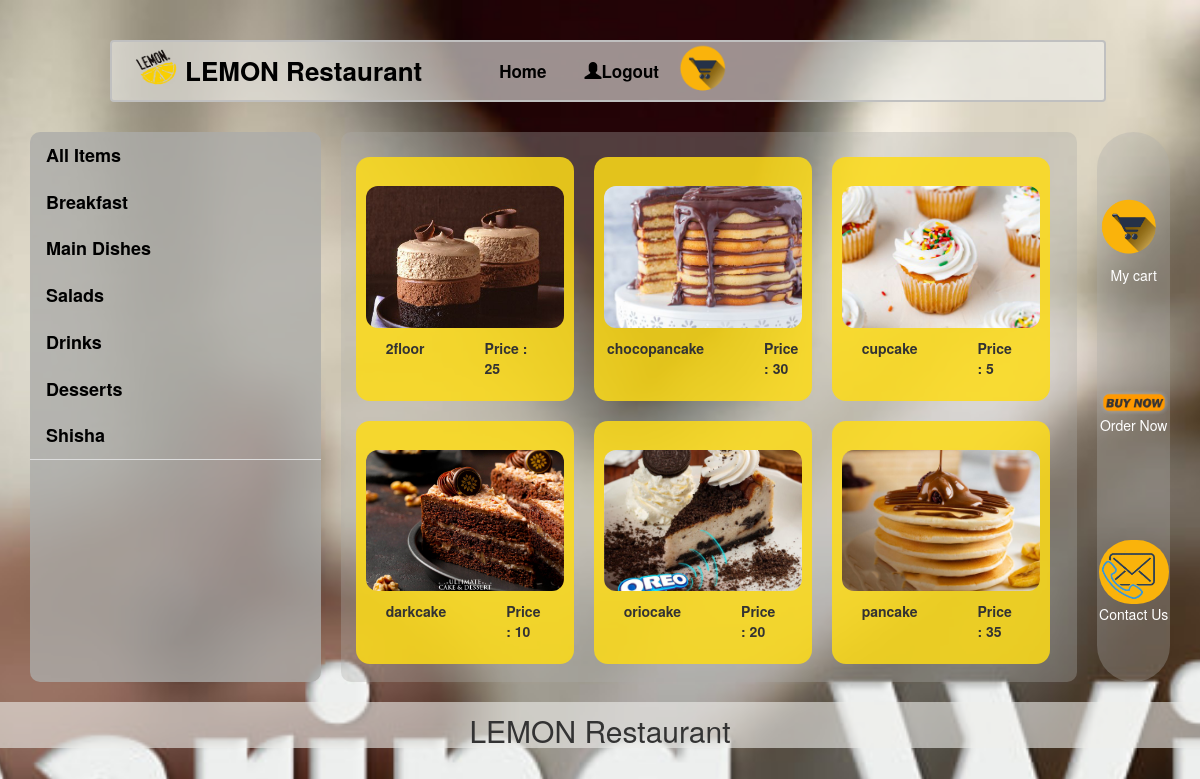
/home/, run on the app's committed database.
### home_app/models.py (models this page shows)
class Item(models.Model):
    name = models.CharField(max_length=45)
    category = models.ForeignKey(Category, related_name = 'items', on_delete = models.CASCADE,null=True)
    desc = models.TextField(default="descriptions about the items")
    price = models.IntegerField()

class Category(models.Model):
    name = models.CharField(max_length=45)
    created_at = models.DateTimeField(auto_now_add=True)
    updated_at = models.DateTimeField(auto_now=True)

### home_app/views.py (the view)
# urls.py: path('home/', views.home),
def home(request):
    context = {
        'breakfast' : getcategory('breakfast'),
        'drinks' : getcategory('drinks'),
        'maindishes' : getcategory('maindishes'),
        'desserts' : getcategory('desserts'),
        'sheesha' : getcategory('sheesha'),
        'salads' : getcategory('salads'),
        'allitem' : getallitem(),
    }
    return render(request, 'homeTemp.html',context)

### home_app/models.py (called while the page is built)
def getcategory(catname):
    return Item.objects.filter(category=Category.objects.get(name=catname))

def getallitem():
    return Item.objects.all()

### home_app/templates/homeTemp.html (shortened to what this page needs)
<!DOCTYPE html>
<html lang="en">
<head>
    <meta name="viewport" content="width=device-width, initial-scale=1, shrink-to-fit=no"> {%load static%}
    <link rel="stylesheet" href="https://stackpath.bootstrapcdn.com/font-awesome/4.7.0/css/font-awesome.min.css">
    <link rel="stylesheet" href="{%  static  'css/homenavbar.css'  %}">
    <link rel="stylesheet" href="{%  static  'css/home.css'  %}">
    <link rel="stylesheet" href="https://maxcdn.bootstrapcdn.com/bootstrap/3.4.1/css/bootstrap.min.css">
</head>
<body>
    <nav class=" navbar" id='navcolor'>
        <div class="container-fluid" id='container-fluid'>
            <div class="navbar-header">
                <div class='logo' onclick="location.href='/';">
                    <img src="/static/images/homepage/logo-removebg-preview.png" alt="logo">
                    <p class="navbar-brand acolor">LEMON Restaurant</p>
                </div>
            </div>
            <div class="navbar-collapse" id="myNavbar">
                <ul class="nav navbar-nav" id="navbar-nav">
                    <li class="active"><a href="/welcome" class="acolor" id='navAedit'>Home</a></li>
                    <ul class="nav navbar-nav navbar-right" id="navbar-nav">
                        <li><a href="/logout" class="acolor" id='navAedit'><span
                                    class="glyphicon glyphicon-user   acolor"></span>Logout
                            </a></li>
                        <li><img id="cart" onclick="location.href='/cart/';" src="/static/images/homepage/cart.png" alt="cart icon">
                        </li>
                    </ul>
                </ul>
            </div>
        </div>
    </nav>
    <section id="conter">
        <div class='firstcol'>
            <ul class="nav nav-tabs" id="myTab" role="tablist">
                <li class="nav-item">
                    <a class="nav-link active" id="home-tab" data-toggle="tab" href="#all" role="tab" aria-controls="home" aria-selected="true">All Items</a>
                </li>
                <li class="nav-item">
                    <a class="nav-link" id="profile-tab" data-toggle="tab" href="#breakfast" role="tab" aria-controls="profile" aria-selected="false">Breakfast</a>
                </li>
                <li class="nav-item">
                    <a class="nav-link" id="messages-tab" data-toggle="tab" href="#main" role="tab" aria-controls="messages" aria-selected="false">Main Dishes</a>
                </li>
                <li class="nav-item">
                    <a class="nav-link" id="settings-tab" data-toggle="tab" href="#salads" role="tab" aria-controls="settings" aria-selected="false">Salads</a>
                </li>
                <li class="nav-item">
                    <a class="nav-link" id="settings-tab" data-toggle="tab" href="#drinks" role="tab" aria-controls="settings" aria-selected="false">Drinks</a>
                </li>
                <li class="nav-item">
                    <a class="nav-link" id="settings-tab" data-toggle="tab" href="#desserts" role="tab" aria-controls="settings" aria-selected="false">Desserts</a>
                </li>
                <li class="nav-item">
                    <a class="nav-link" id="settings-tab" data-toggle="tab" href="#Shisha" role="tab" aria-controls="settings" aria-selected="false">Shisha</a>
                </li>
            </ul>
        </div>
        <div class='secondcol'>
            <div class="tab-content" id="tab-content">
                <div class="tab-pane active" id="all" role="tabpanel" aria-labelledby="home-tab">
                    <div class="contandiv">
                        {%for item in allitem%}
                        <div class="item">
                            <a href="/details/{{item.id}}/"><img src="/static/images/thumbnails/{{item.category.name}}/{{item.name}}.jpg"></a>
                            <div class="pricename">
                                <p>{{item.name}} </p>
                                <p>Price : {{item.price}}</p>
                            </div>
                        </div>
                        {%endfor%}
                    </div>
                </div>
            </div>
        </div>
        <div class='thirdcol'>
            <div onclick="location.href='/cart/';">
                <img src="/static/images/homepage/cart.png" alt="cart icon">
                <p>My cart</p>
            </div>
            <div onclick="location.href='/cart/';">
                <img src="/static/images/homepage/buy.png" alt="order icon">
                <p>Order Now</p>
            </div>
            <div onclick="location.href='/contact/';">
                <img id="CUS" src="/static/images/homepage/contactUs.png" alt="contact Us icon">
                <p>Contact Us</p>
            </div>
        </div>
    </section>
</body>
<footer>
    <div id="footer">
        <h2>LEMON Restaurant</h2>
    </div>
</footer>
</html>

### home_app/static/css/home.css (style rules this page uses)
body { margin: 0; padding: 0; background: url("/static/images/homepage/home.jpg"); background-repeat: no-repeat; background-attachment: fixed; background-size: cover; background-position: top; font-family: Verdana, Geneva, Tahoma, sans-serif; }
#navcolor { border: 2px solid silver; background-color: #efefec99; color: white; width: 83%; margin-left: 11rem; margin-top: 4rem; }
.acolor { color: #000000; text-decoration: none; }
.navbar-header .logo { display: flex; cursor: pointer; align-items: center; flex-direction: row; }
.navbar-header .logo p { font-size: 26px; margin-bottom: -9px; font-weight: bolder; margin-right: 43px; }
#cart { cursor: pointer; width: 58px; }
.navbar-header img { width: 58px; height: 49px; }
#navAedit { padding: 19px; font-size: 17px; font-weight: bolder; }
#conter { margin: 30px 20px 0px 20px; display: flex; min-height: 55rem; }
.firstcol { flex: 2; margin: 0px 10px 0px 10px; background-color: #acaca9cc; border-radius: 10px; }
.secondcol { flex: 5; margin: 0px 10px 0px 10px; background-color: #acaca957; border-radius: 10px; padding: 5px; overflow-y: auto; float: left; position: relative; height: 55rem; }
.thirdcol { flex: 0.5; margin: 0px 10px 0px 10px; display: flex; flex-direction: column; align-items: center; justify-content: space-around; background-color: #acaca957; border-radius: 55px; padding-top: 15px; }
#myTab { display: flex; flex-wrap: wrap; padding-left: 0; margin-bottom: 0; list-style: none; flex-direction: column; align-items: flex-start; align-content: flex-start; }
#myTab li { width: 100%; }
#myTab li a { color: black; }
.contandiv { display: flex; flex-direction: row; flex-wrap: wrap; }
.thirdcol img { width: 7rem; }
.thirdcol div p { color: white; }
.thirdcol div { display: flex; flex-direction: column; align-items: center; cursor: pointer; }
#CUS { background-color: #fab30b; border-radius: 49px; }
footer { margin-top: 2rem; }
#footer { width: 100%; height: 4.6rem; display: flex; background-color: #efefec99; flex-direction: row; align-items: center; justify-content: center; }
.nav.nav-tabs { font-size: large; font-weight: bold; }
.item { display: flex; flex-direction: column; align-items: center; margin: 20px 10px 0px 10px; width: 30%; background-color: #fddb17d9; padding-top: 19px; border-radius: 14px; padding-bottom: 23px; }
.item img { width: 100%; height: 100%; padding: 10px; border-radius: 22px }
.pricename { display: flex; font-weight: bold; justify-content: space-between; }
.pricename p { margin: 0 30px; }

### data on the page
Item: category.name (picture), name "2floor", price "25"
Item: category.name (picture), name "chocopancake", price "30"
Item: category.name (picture), name "cupcake", price "5"
Item: category.name (picture), name "darkcake", price "10"
Item: category.name (picture), name "oriocake", price "20"
Item: category.name (picture), name "pancake", price "35"
